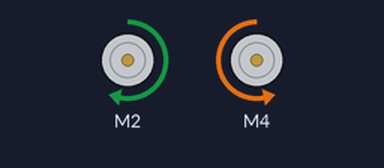
This sketch was run on a simulated Arduino Uno, built with avr-gcc and run on an emulated ATmega328P. On the bench: 2 × DC motor (green arrow = forward, orange = backward, longer = faster).

Above: at 0.5 s.
At 2.5 s:
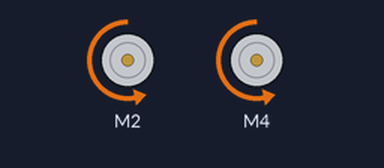
At 4.5 s:
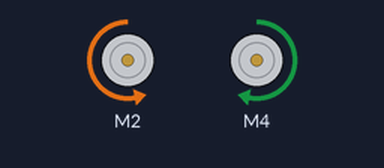
At 9.5 s:
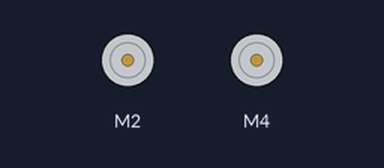
Timing chart, 0 to 10.4 s (numbered marks = the images above):
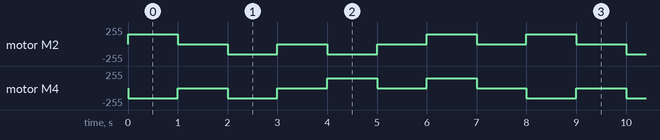

The sketch:

tinker_bot_alpha.ino
```cpp
// Include the library for the L298N motor controller
#include <L298N.h>

// Pin definition for the Left motor
const unsigned int IN1_A = 2;
const unsigned int IN2_A = 3;
const unsigned int EN_A = 9;

// Pin definition for the Right motor
const unsigned int IN1_B = 4;
const unsigned int IN2_B = 5;
const unsigned int EN_B = 10;

// Specify the "speedness" 0 = 0%, 255 = 100%
// We set 150 by default (about 58%) to stay safe
int speedness = 150;

// Define the motors
L298N motorLeft(EN_A, IN1_A, IN2_A);
L298N motorRight(EN_B, IN1_B, IN2_B);

// the setup function runs once when you press reset or power the board
void setup() {
  motorLeft.setSpeed(speedness);
  motorRight.setSpeed(speedness);
}

// the loop function runs over and over again forever
void loop() {
  forwards();  // Move forwards
  delay(1000); // wait for a second
  stop();      // Stop the motors
  delay(1000); // wait for a second
  left();      // Turn left
  delay(1000); // wait for a second
  stop();      // Stop the motors
  delay(1000); // wait for a second
  backwards(); // Move backwards
  delay(1000); // wait for a second
  stop();      // Stop the motors
  delay(1000); // wait for a second
  right();     // Turn Right
  delay(1000); // wait for a second
  stop();      // Stop the motors
  delay(1000); // wait for a second
}

// Move the robot forwards.
// note one of the motors is "backwards" since it's
// mounted backwards on the robot
void forwards() {
  motorLeft.forward();
  motorRight.backward();
}

// Move the robot backwards.
void backwards() {
  motorLeft.backward();
  motorRight.forward();
}

// Turn the robot left
void left() {
  motorLeft.backward();
  motorRight.backward();
}

// Turn the robot right
void right() {
  motorLeft.forward();
  motorRight.forward();
}

// Stop the robot and all motors
void stop() {
  motorLeft.stop();
  motorRight.stop();
}
```

Measured:
- by itself, motor M2: repeats every 8.0 s: 2 × (stopped 1.0 s, backward 150/255 1.0 s), 2 × (stopped 1.0 s, forward 150/255 1.0 s)
- by itself, motor M4: repeats every 8.0 s: stopped 1.0 s, backward 150/255 1.0 s, 2 × (stopped 1.0 s, forward 150/255 1.0 s), stopped 1.0 s, backward 150/255 1.0 s
